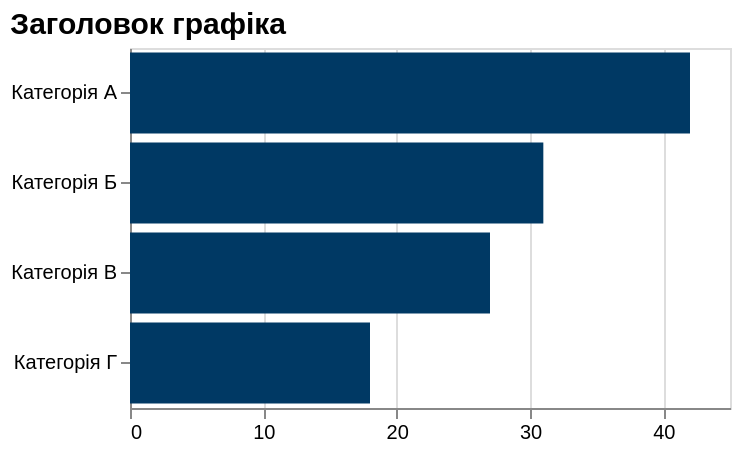

Write a Vega-Lite specification for this figure.
### Vega-Lite specification from a JSON file in a GitHub repository (floating-point values rounded to 4 significant figures)
{"$schema": "https://vega.github.io/schema/vega-lite/v5.json", "description": "Демонстраційний графік шаблону. Дані вигадані. Замініть його своїм.", "title": {"text": "Заголовок графіка", "anchor": "start", "fontSize": 15}, "height": 180, "data": {"values": [{"категорія": "Категорія А", "значення": 42}, {"категорія": "Категорія Б", "значення": 31}, {"категорія": "Категорія В", "значення": 27}, {"категорія": "Категорія Г", "значення": 18}]}, "mark": {"type": "bar", "color": "#003964"}, "encoding": {"y": {"field": "категорія", "type": "nominal", "title": null, "sort": "-x"}, "x": {"field": "значення", "type": "quantitative", "title": null, "axis": {"tickCount": 5, "format": "d"}}, "tooltip": [{"field": "категорія", "title": "категорія"}, {"field": "значення", "title": "значення"}]}}
